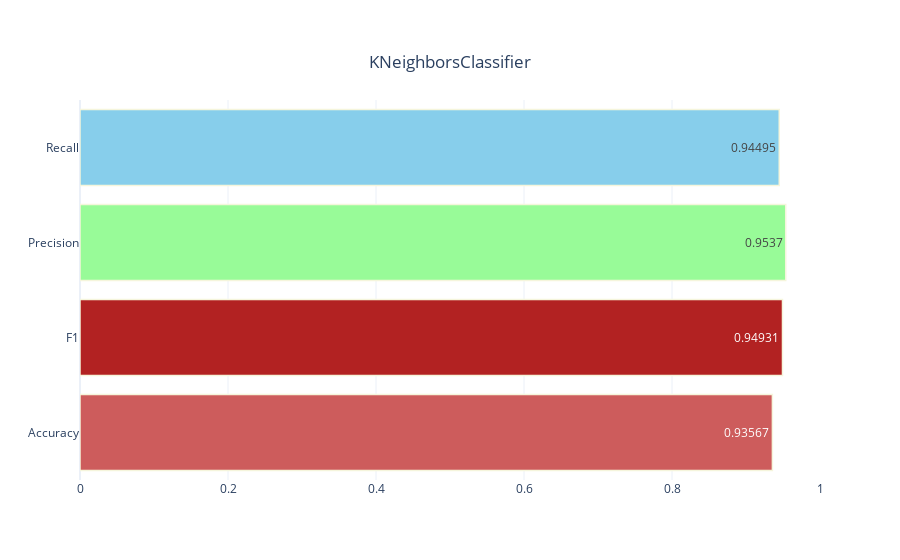

The notebook cell saved with this chart:
### Markdown cell above
### Best K value result

### Code cell
model = KNeighborsClassifier(n_neighbors=7)
y_pred=model.fit(X_train,y_train).predict(X_test)
accuracy=accuracy_score(y_pred,y_test)
f1=f1_score(y_pred,y_test)
precision=precision_score(y_pred,y_test)
recall=recall_score(y_pred,y_test)

results=pd.DataFrame({"Values":[accuracy,f1,precision,recall],
                     "Metrics":["Accuracy","F1","Precision","Recall"]})
fig=make_subplots(rows=1,cols=1)
fig.add_trace(go.Bar(x=[round(i,5) for i in results["Values"]],
                    y=results["Metrics"],
                    text=[round(i,5) for i in results["Values"]],orientation="h",textposition="inside",name="Values",
                    marker=dict(color=["indianred","firebrick","palegreen","skyblue","plum"],line_color="beige",line_width=1.5)),row=1,col=1)
fig.update_layout(title={'text': model.__class__.__name__ ,
                         'y':0.9,
                         'x':0.5,
                         'xanchor': 'center',
                         'yanchor': 'top'},
                  template='plotly_white')
fig.update_xaxes(range=[0,1], row = 1, col = 1)

iplot(fig)

### Figure 1 — Plotly figure (JSON) as saved in the notebook; plotly's stock layout.template omitted (floating-point values rounded to 4 significant figures)
{"data": [{"marker": {"color": ["indianred", "firebrick", "palegreen", "skyblue", "plum"], "line": {"color": "beige", "width": 1.5}}, "name": "Values", "orientation": "h", "text": ["0.93567", "0.94931", "0.9537", "0.94495"], "textposition": "inside", "type": "bar", "x": [0.9357, 0.9493, 0.9537, 0.9449], "xaxis": "x", "y": ["Accuracy", "F1", "Precision", "Recall"], "yaxis": "y"}], "layout": {"title": {"text": "KNeighborsClassifier", "x": 0.5, "xanchor": "center", "y": 0.9, "yanchor": "top"}, "xaxis": {"anchor": "y", "domain": [0, 1], "range": [0, 1]}, "yaxis": {"anchor": "x", "domain": [0, 1]}}}
